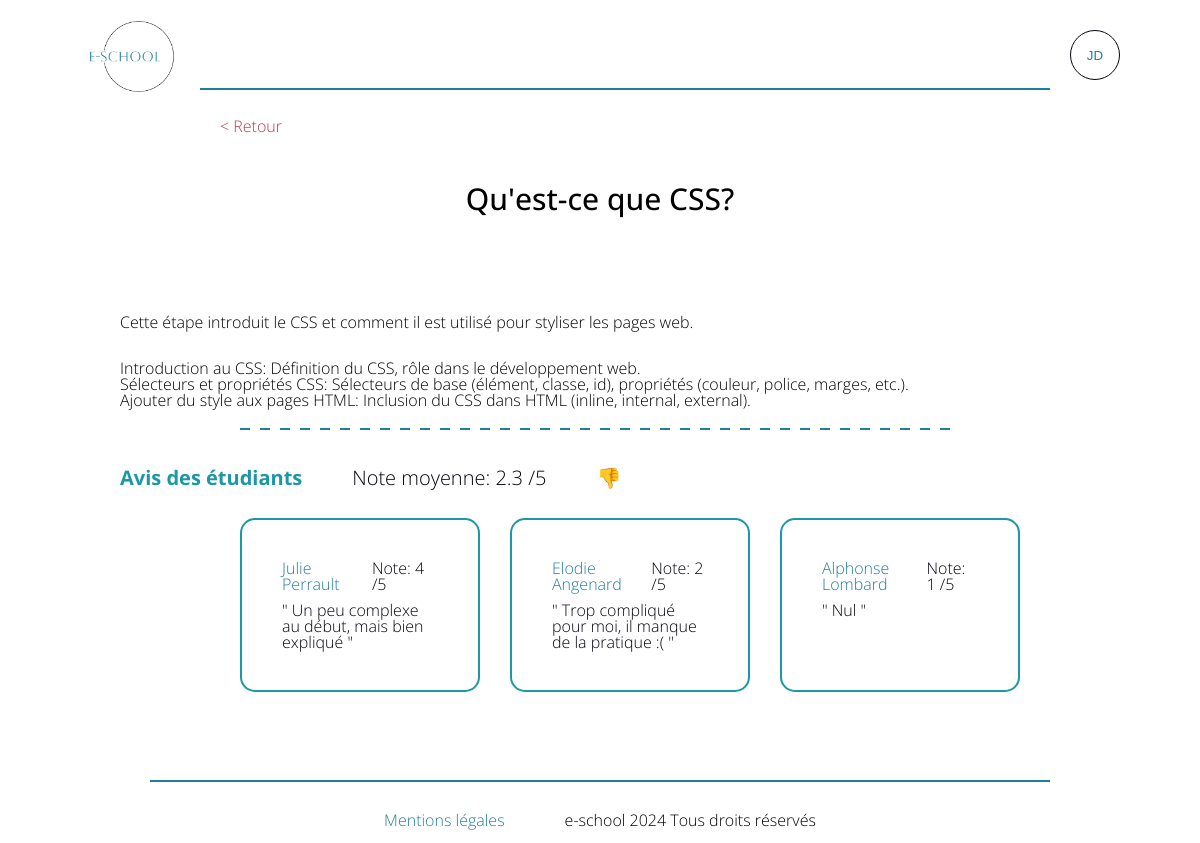
Page /index.php?controller=cours&action=etapeDetail&id=2 (signed in) on the committed database.
### tables this page shows
CREATE TABLE `etapes` (
  `id_etape` int NOT NULL,
  `titre` varchar(200) DEFAULT NULL,
  `description` varchar(500) DEFAULT NULL,
  `contenu` text,
  `id_user` int NOT NULL,
  `id_cours` int NOT NULL
);

CREATE TABLE `commentaires` (
  `id_commentaire` int NOT NULL,
  `avis` varchar(800) DEFAULT NULL,
  `notation` smallint DEFAULT NULL,
  `id_etape` int NOT NULL,
  `id_user` int NOT NULL
);

CREATE TABLE `users` (
  `id_user` int NOT NULL,
  `nom` varchar(100) NOT NULL,
  `prenom` varchar(100) NOT NULL,
  `email` varchar(200) NOT NULL,
  `mdp` varchar(250) NOT NULL,
  `profil` varchar(50) NOT NULL
);

### controllers/cours_controller.php (called while the page is built, shortened)
<?php
class CoursController{
    public function etapeDetail() {
        $etape = Etape::findEtape($_GET['id']);
        $displayAvis = Avis::selectAvis($_GET['id']);
        $moyenne = Commentaire::moyenneNote($_GET['id']);
        require_once('views/formateur/etapeDetail.php');
    }
}
?>

### index.php (called while the page is built, shortened)
<?php
  require_once('views/layout.php');
?>

### models/etape.php (called while the page is built, shortened)
<?php
class Etape {
    public function __construct($id_etape, $titre, $description,$contenu, $id_user, $id_cours) {
        $this->titre = $titre;
        $this->description = $description;
        $this->contenu = $contenu;
        $this->id_cours = $id_cours;
    }
    public static function findEtape($id) {
        $db = Db::getInstance();
        $query = $db->prepare('SELECT * FROM etapes WHERE id_etape = :id');
        $query->execute(['id' => $_GET['id']]);
        $etape = $query->fetch();
        return new Etape($etape['id_etape'], $etape['titre'], $etape['description'], $etape['contenu'], $etape['id_user'], $etape['id_cours']);
    }
}

### models/avis.php (called while the page is built, shortened)
<?php
class Avis {
    public function __construct($id_commentaire, $avis, $notation, $id_etape,  $id_user, $nom, $prenom) {
        $this->avis = $avis;
        $this->notation = $notation;
        $this->nom = $nom;
        $this->prenom = $prenom;
    }
    public static function selectAvis($id){
        $list =[];
        $db = Db::getInstance();
        $query = $db->prepare(' SELECT * FROM commentaires c LEFT JOIN users u ON c.id_user = u.id_user WHERE id_etape = :id ');
        $query->execute(['id' => $id]);
        foreach($query->fetchAll() as $avis) {
            $list[] = new Avis($avis['id_commentaire'], $avis['avis'], $avis['notation'], $avis['id_etape'], $avis['id_user'], $avis['nom'], $avis['prenom']);
        }
        return $list;
    }
}

### models/commentaire.php (called while the page is built, shortened)
<?php
class Commentaire {
    public static function moyenneNote($id){
        $db = Db::getInstance();
        $id = intval($_GET['id']);
        $query = $db->prepare('SELECT ROUND(AVG(notation), 1) as moyenne FROM commentaires WHERE id_etape = :id');
        $query->execute(['id' => $id]);
        $avg = $query->fetch();
        return $avg['moyenne'];
    }
}

### views/formateur/etapeDetail.php (the view)
<?php
require_once('views/admin/header.php'); ?>
<main class="voir">
    <a class="button-retour" href="?controller=cours&action=voirCours&id=<?php echo $etape->id_cours; ?>">&#60; Retour</a>
    <h1><?php echo $etape->titre; ?></h1>
    <p><?php echo $etape->description; ?></p>
    <p class="paragraph"><?php echo $etape->contenu; ?></p>
    <?php if ($_SESSION['profil'] === 'étudiant') { ?>
        <h3>Donnez-votre avis sur cette étape</h3>
        <?php
            $etapeNoted = false;
            foreach ($displayNote as $commentaire) {
                if ($commentaire->id_etape == $_GET['id']) {
                    $etapeNoted = true;
                    break;
                }
            }
            if($etapeNoted){
                echo "<p class='message-validate'>Vous avez déjà noté cette étape</p>";
            } else { ?>
                <form action="index.php?controller=cours&action=avisEtape&id=<?=$etape->id_etape?>" method="post">
                    <div class="form-content2">
                        <div class="container-stars">
                            <div>Note</div>
                            <div class="container-note">
                                <div class="stars">
                                    <i class="star stargrey fa-solid fa-star" data-value="1"></i>
                                    <i class="star stargrey fa-solid fa-star" data-value="2"></i>
                                    <i class="star stargrey fa-solid fa-star" data-value="3"></i>
                                    <i class="star stargrey fa-solid fa-star" data-value="4"></i>
                                    <i class="star stargrey fa-solid fa-star" data-value="5"></i>
                                </div>
                                <div class="checkboxes">
                                    <input class="checkbox" type="radio" name="rating" value="1" />
                                    <input class="checkbox" type="radio" name="rating" value="2" />
                                    <input class="checkbox" type="radio" name="rating" value="3" />
                                    <input class="checkbox" type="radio" name="rating" value="4" />
                                    <input class="checkbox" type="radio" name="rating" value="5" />
                                </div>
                            </div>
                        </div>
                        <div class="form-label">
                            <label for="commentaire">Avis sur l'étape</label>
                            <textarea name="commentaire" required="required"></textarea>
                        </div>
                    </div>
                    <input type="hidden" name="coursid" value="<?=$etape->id_cours?>" />
                    <div class="form-submit">
                        <input class="form-button" type="submit" value="Envoyer"/>
                    </div>
                </form>
        <?php } ?>
    <?php } if($displayAvis){ ?>
    <hr class="separate" />
    <div class="container-title">
        <h2 class="h2-avis">Avis des étudiants</h2>
        <div class="moyenne-avis">Note moyenne:  <?=$moyenne?> /5</div>
        <?php if($moyenne >= 3){ ?>
            <div>&#128077;</div>
        <?php } else { ?>
            <div>&#128078;</div>
        <?php } ?>
    </div>
    <div class="container-all-cours">
    <?php foreach($displayAvis as $avis){?>
    <div class="container-cours">
        <div class="bloc-avis">
            <div class="nom-avis"><?=$avis->prenom.' '.$avis->nom?></div>
            <div>Note: <?=$avis->notation?> /5</div>
        </div>
        <div>" <?=$avis->avis?> "</div>
    </div>
    <?php } }?>
    </div>
</main>

### styles/style.css (style rules this page uses)
html, body, div, span, applet, object, iframe, h1, h2, h3, h4, h5, h6, p, blockquote, pre, a, abbr, acronym, address, big, cite, code, del, dfn, em, img, ins, kbd, q, s, samp, small, strike, strong, sub, sup, tt, var, b, u, i, center, dl, dt, dd, ol, ul, li, fieldset, form, label, legend, table, caption, tbody, tfoot, thead, tr, th, td, article, aside, canvas, details, embed, figure, figcaption, footer, header, hgroup, menu, nav, output, ruby, section, summary, time, mark, audio, video { margin: 0; padding: 0; border: 0; font-size: 100%; font: inherit; vertical-align: baseline; }
body { line-height: 1; }
hr { width: 75%; height: 2px; background-color: #227c9d; border: none; }
.separate { width: 75%; height: 2px; background-image: linear-gradient(90deg, transparent, transparent 50%, #fff 50%, #fff 100%), linear-gradient(90deg, #227c9d, #227c9d); background-size: 20px 2px; border: none; margin-top: 20px; }
h1 { font-family: "Open Sans", sans-serif; font-weight: 500; font-style: normal; font-variation-settings: "wdth" 100; font-size: 30px; margin: 50px 50px 100px; }
h2 { align-self: center; margin-bottom: 30px; font-weight: bold; }
.button-retour { text-decoration: none; color: #b33951; align-self: flex-start; margin: 20px auto auto 100px; }
.voir { margin: 0 10%; display: flex; flex-direction: column; font-family: "Open Sans", sans-serif; font-weight: 300; font-style: normal; font-variation-settings: "wdth" 100; }
.voir h1 { align-self: center; }
.voir h2 { align-self: flex-start; }
.container-all-cours { display: grid; grid-template-columns: repeat(3, 1fr); gap: 10px; gap: 30px; margin: 0 10vw 10vh; }
.container-cours { width: 20vw; border: 2px solid rgb(27, 151, 165); border-radius: 15px; padding: 2.5rem; text-decoration: none; color: #07020d; box-sizing: border-box; }
.paragraph { margin-top: 30px; align-self: flex-start; }
.container-title { display: flex; gap: 50px; margin-top: 30px; font-size: 20px; }
.h2-avis { color: rgb(27, 151, 165); }
.moyenne-avis { color: #07020d; }
.bloc-avis { display: flex; justify-content: space-between; gap: 5px; }
.nom-avis { padding: 0 0 10px; color: #227c9d; }

### rows in the picture
etapes: titre "Qu'est-ce que CSS?", description "Cette étape introduit le CSS et comment il est utilisé pour styliser les pages web.", contenu "Introduction au CSS: Définition du CSS, rôle dans le développement web. Sélecteurs et propriétés CSS: Sélecteurs de base (élément, classe, id), propriétés (couleur, police, marges, etc.). Ajouter du style aux pages HTML: Inclusion du CSS dans HTML (inline, internal, external)."
commentaires: id_user.prenom "Julie", id_user.nom "Perrault", notation "4", avis "Un peu complexe au début, mais bien expliqué"
commentaires: id_user.prenom "Elodie", id_user.nom "Angenard", notation "2", avis "Trop compliqué pour moi, il manque de la pratique :("
commentaires: id_user.prenom "Alphonse", id_user.nom "Lombard", notation "1", avis "Nul"

### other values in the picture
substr($_SESSION['prenom'],0,1) "J"
substr($_SESSION['nom'],0,1) "D"
$moyenne "2.3"
